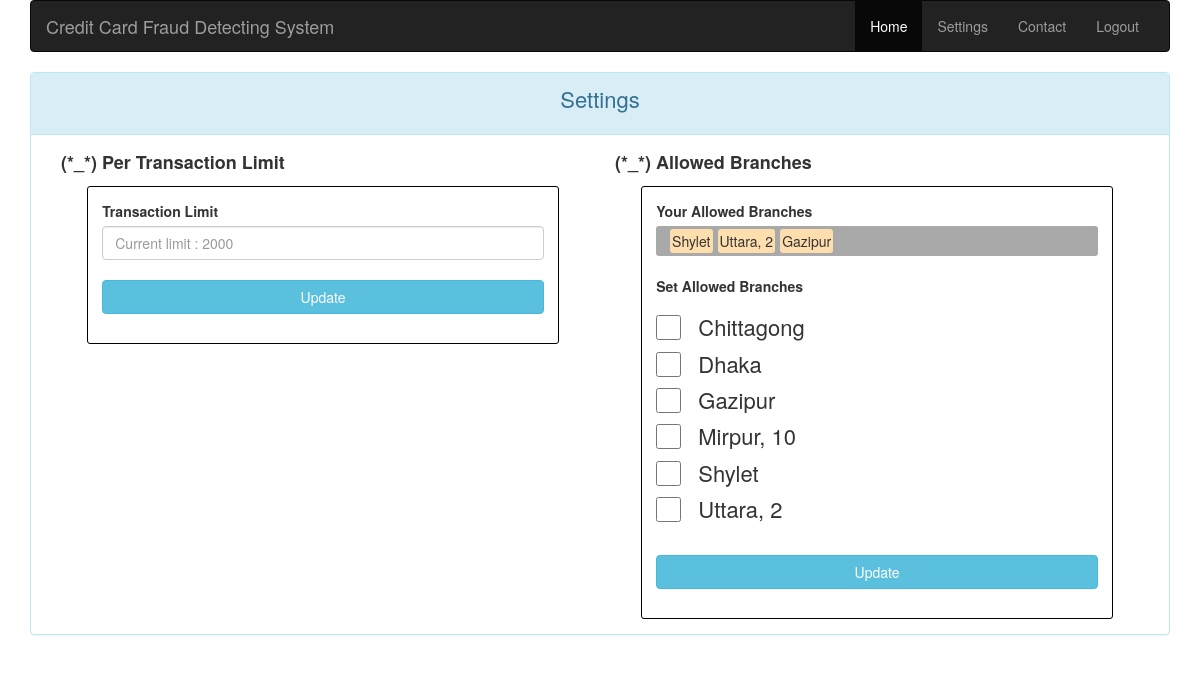
The page /settings.php (signed in) on the database its author committed.
### tables this page shows
CREATE TABLE `account` (
  `id` int(5) NOT NULL,
  `user_id` int(5) NOT NULL,
  `branch_id` int(5) NOT NULL,
  `status` int(1) NOT NULL,
  `balance` double NOT NULL DEFAULT '0',
  `trans_limit` int(5) NOT NULL
);

CREATE TABLE `branch` (
  `id` int(5) NOT NULL,
  `name` varchar(32) NOT NULL,
  `location` varchar(64) NOT NULL
);

### settings.php (the view, shortened to what this page needs)
<?php
    include 'helper/config.php';
?>
<!DOCTYPE html>
<html>
<head>
	<link rel="stylesheet" type="text/css" href="assets/BS/css/bootstrap.min.css">
	<link rel="stylesheet" type="text/css" href="assets/css/styles.css">
</head>
<body class="container">
    <div class="row">
        <div class="col-sm-12 col-md-12">
            <div class="panel panel-info">
                <div class="panel-heading">
                    <p class="text-22px text-center">Settings</p>
                </div>
                <div class="panel-body">
                    <div class="col-sm-6 col-md-6">
                        <?php
                        $email = $_SESSION['username'];
                        $user_data_sql = "SELECT id FROM users WHERE email='".$email."'";
                        $user_data = $conn->query($user_data_sql);
                        if($user_data->num_rows == 1){
                            $user_pk = $user_data->fetch_row()[0];
                            $ac_info_sql = "SELECT id, trans_limit FROM account WHERE user_id=".$user_pk;
                            $account_data = $conn->query($ac_info_sql);
                            if($account_data->num_rows == 1) {
                                $temp_result = $account_data->fetch_row();
                                $transaction_limit = $temp_result[1];
                            }
                        }
                        echo '
                            <p class="list-head">(*_*) Per Transaction Limit</p>
                            <div class="mini-container">
                                <div class="nice-border">
                                    <form method="POST" action="" class="form-group p-a-sm">
                                        <label>Transaction Limit</label>
                                        <input type="hidden" name="user_id" value="'.$user_pk.'">
                                        <input type="number" name="trans_limit" class="form-control"
                                            placeholder="Current limit : '.$transaction_limit.'" required/>
                                        <br/>
                                        <input class="btn btn-info btn-block" type="submit" name="submit" value="Update"/>
                                    </form>
                                </div>
                            </div>
                        ';
                        ?>
                    </div>
                    <div class="col-sm-6 col-md-6">
                        <?php
                            function str_to_array($string) {
                                $length = strlen($string);
                                $branch_ids_str = substr($string, 1, $length-2);
                                $branch_ids_list = array_map('intval', explode(" ", $branch_ids_str));
                                return $branch_ids_list;
                            }
                            $branches_sql = "SELECT * FROM branch ORDER BY name";
                            $account_id = $_SESSION['account_id'];
                            $allowed_branches_sql = "SELECT * FROM credit_card WHERE account_id=".$account_id;
                            $branches = $conn->query($branches_sql);
                            $allowed_branches_data = $conn->query($allowed_branches_sql);
                            if($allowed_branches_data->num_rows == 1) {
                                $temp_result = $allowed_branches_data->fetch_row();
                                $allowed_branches = $temp_result[1];
                                $branch_ids_list = str_to_array($allowed_branches);
                                $branch_ids_list = implode("','",$branch_ids_list);
                                $filtered_branches_sql = "SELECT * FROM branch WHERE id IN ('".$branch_ids_list."')";
                                $filtered_branches_data = $conn->query($filtered_branches_sql);
                            }
                            echo '
                                <p class="list-head">(*_*) Allowed Branches</p>
                                <div class="mini-container">
                                    <div class="nice-border">
                                        <form method="GET" action="" class="form-group p-a-sm">
                                            <label>Your Allowed Branches</label>
                                            <div class="bg-list-item">
                                ';
                            while($row = $filtered_branches_data->fetch_assoc()) {
                                echo '<span class="list-item">'.$row["name"].'</span>';
                            }
                            echo '
                                            </div>
                                            <br/>
                                            <label>Set Allowed Branches</label>
                                ';
                            while($row = $branches->fetch_assoc()) {
                                echo '
                                    <div class="checkbox">
                                        <label>
                                            <input class="custom-checkbox" type="checkbox" name="branch_pk[]" value="'.$row["id"].'">
                                            <span class="check-label">'.$row["name"].'</span>
                                        </label>
                                    </div>
                                ';
                            }
                            echo '
                                            <br/>
                                            <input class="btn btn-info btn-block" type="submit" name="submit" value="Update"/>
                                        </form>
                                    </div>
                                </div>
                            ';
                        ?>
                    </div>
                </div>
            </div>
        </div>
    </div>
</body>
</html>

### assets/css/styles.css (style rules this page uses)
.text-22px { font-size: 22px; }
.list-head { font-size: 18px; font-weight: 600; }
.mini-container { padding-left: 5%; padding-right: 5%; }
.nice-border { border: solid 1px #000000; border-radius: 3px; }
.p-a-sm { padding: 3%; }
.bg-list-item { padding: 5px 2% 5px 2%; background-color: #A9A9A9; border-radius: 3px; }
.list-item { margin-left: 5px; background-color: navajowhite; padding: 2px; border-radius: 3px; }
.check-label { padding-left: 22px; font-size: 22px; }
.custom-checkbox { height: 25px; width: 25px; }

### rows shown on the page
account: trans_limit "Current limit : 2000"
branch: name "Shylet"
branch: name "Uttara, 2"
branch: name "Gazipur"
branch: name "Chittagong"
branch: name "Dhaka"
branch: name "Mirpur, 10"
